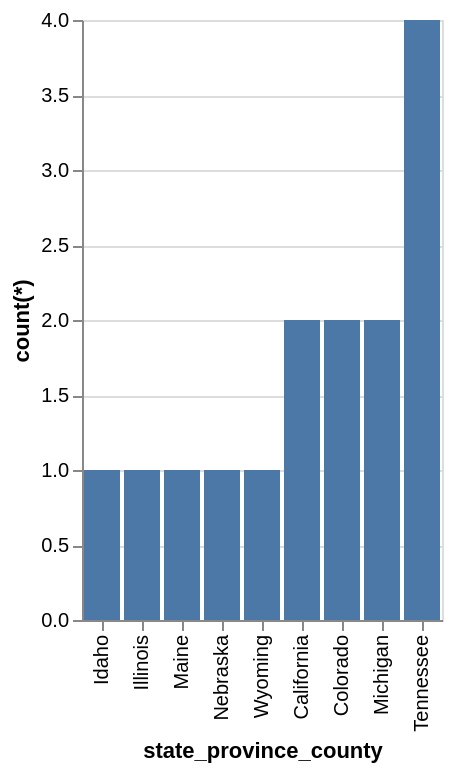

This figure's Vega-Lite source:
### Vega-Lite specification from a JSON file in a GitHub repository (floating-point values rounded to 4 significant figures)
{"data": {"values": [{"x_data": "Idaho", "y_data": 1}, {"x_data": "Illinois", "y_data": 1}, {"x_data": "Maine", "y_data": 1}, {"x_data": "Nebraska", "y_data": 1}, {"x_data": "Wyoming", "y_data": 1}, {"x_data": "California", "y_data": 2}, {"x_data": "Colorado", "y_data": 2}, {"x_data": "Michigan", "y_data": 2}, {"x_data": "Tennessee", "y_data": 4}]}, "mark": "bar", "encoding": {"x": {"field": "x_data", "type": "nominal", "title": "state_province_county", "sort": {"op": "sum", "field": "y_data", "order": "ascending"}}, "y": {"field": "y_data", "type": "quantitative", "title": "count(*)"}}}
